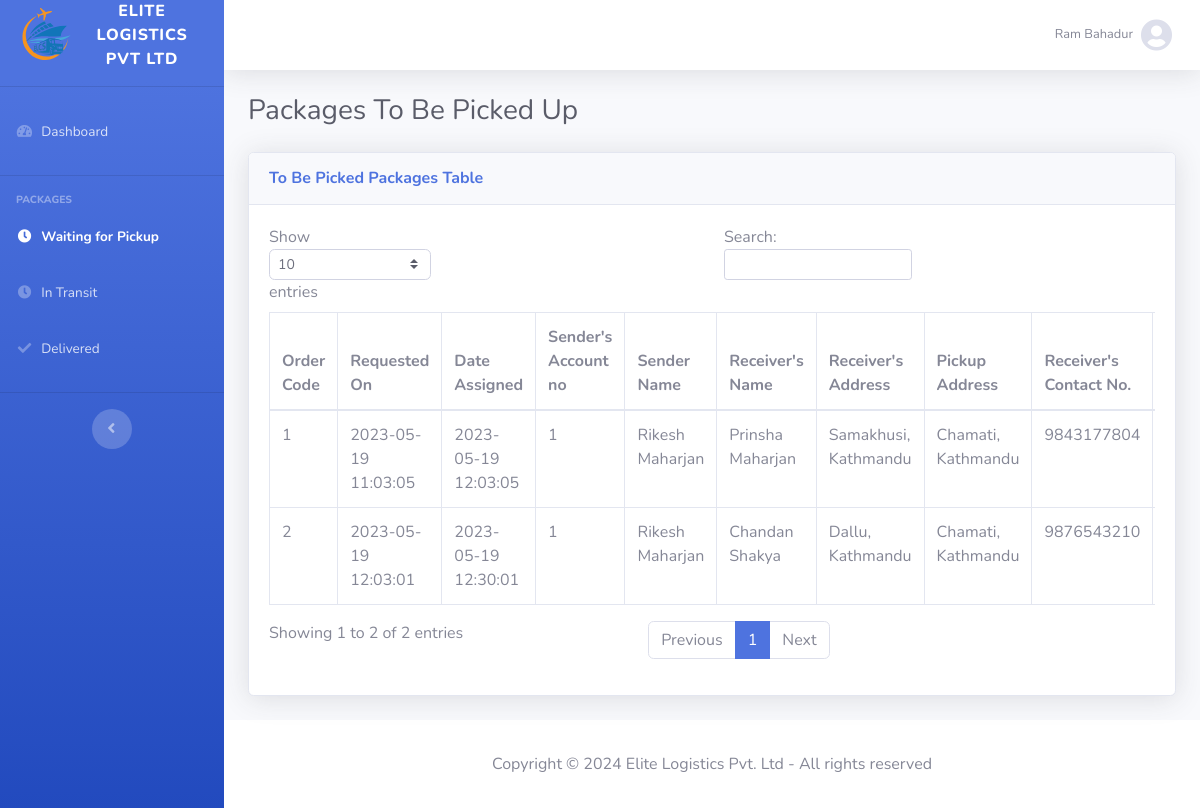
The page /delivery_personnel_pickup.php (signed in) on the database as committed earlier.
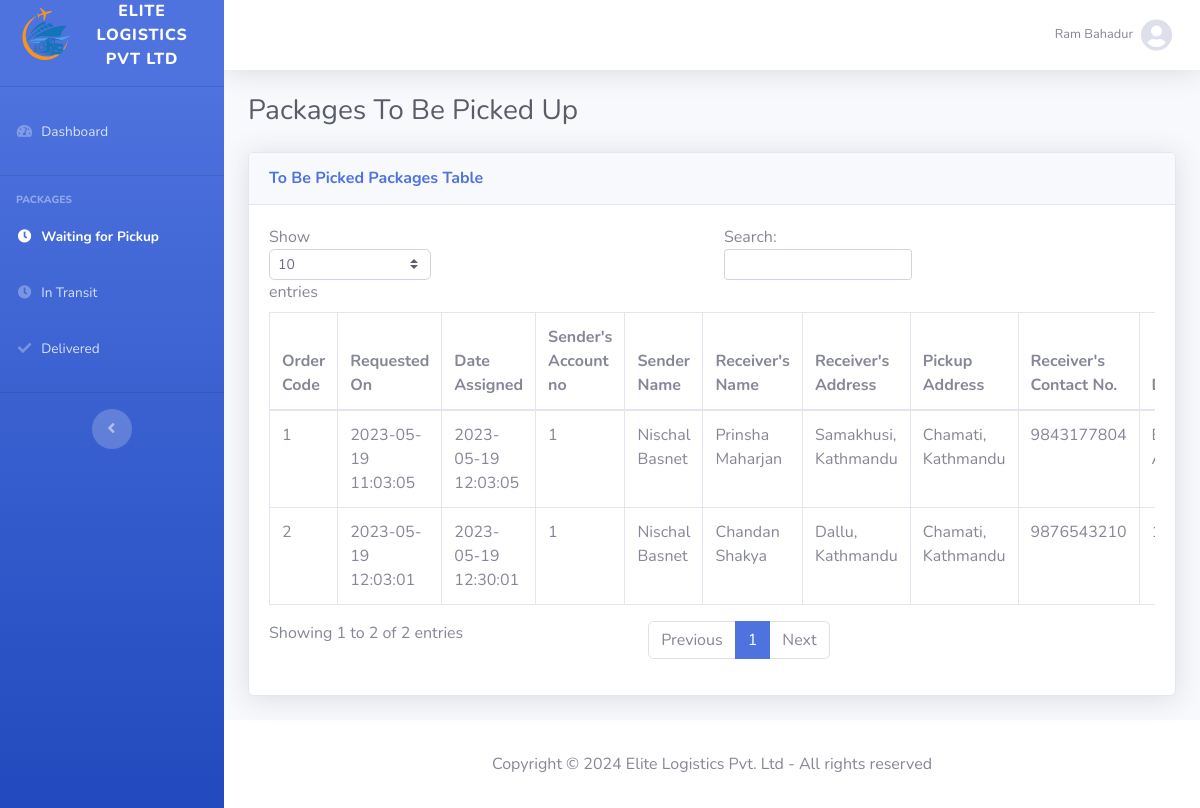
The same page on the database as committed later.
### tables this page shows
CREATE TABLE package_details (
  order_code INT PRIMARY KEY AUTO_INCREMENT,
  account_id INT,
  receiver_id INT,
  delivery_rider_id INT,
  date_received DATETIME,
  date_delivered DATETIME,
  delivery_status_id INT,
  description VARCHAR(255),
  remarks VARCHAR(255),
  created_on DATETIME NOT NULL,
  date_assigned DATETIME,
  INDEX idx_account_id (account_id),
  INDEX idx_receiver_id (receiver_id),
  INDEX idx_delivery_rider_id (delivery_rider_id),
  INDEX idx_delivery_status_id (delivery_status_id),
  FOREIGN KEY (account_id) REFERENCES account_details (account_id) ON DELETE CASCADE,
  FOREIGN KEY (receiver_id) REFERENCES receiver_details (receiver_id) ON DELETE CASCADE,
  FOREIGN KEY (delivery_rider_id) REFERENCES account_details (account_id) ON DELETE CASCADE,
  FOREIGN KEY (delivery_status_id) REFERENCES delivery_status (status_id) ON DELETE CASCADE
);

CREATE TABLE account_details (
  account_id INT PRIMARY KEY AUTO_INCREMENT,
  name VARCHAR(100) NOT NULL,
  email VARCHAR(100) NOT NULL,
  password VARCHAR(320) NOT NULL,
  phone_no VARCHAR(20) NOT NULL,
  type_id INT,
  created_on DATETIME NOT NULL,
  default_location VARCHAR(255) NOT NULL,
  INDEX idx_name (name),
  FOREIGN KEY (type_id) REFERENCES account_type (type_id) ON DELETE CASCADE
);

CREATE TABLE receiver_details (
  receiver_id INT PRIMARY KEY AUTO_INCREMENT,
  name VARCHAR(100) NOT NULL,
  phone_no VARCHAR(20) NOT NULL,
  INDEX idx_name (name)
);

CREATE TABLE address_details (
  address_id INT PRIMARY KEY AUTO_INCREMENT,
  order_code INT,
  address_type_id INT,
  address VARCHAR(255) NOT NULL,
  INDEX idx_order_code (order_code),
  INDEX idx_address_type_id (address_type_id),
  FOREIGN KEY (order_code) REFERENCES package_details (order_code) ON DELETE CASCADE,
  FOREIGN KEY (address_type_id) REFERENCES address_type (address_type_id) ON DELETE CASCADE
);

### delivery_personnel_pickup.php (called while the page is built, shortened)
<?php
include 'php/page_header.php';
include 'php/dashboard_main.php';
include 'php/page_footer.php';
?>

### php/delivery_personnel_pickup_content.php (the view, shortened to what this page needs)
<div class="card shadow mb-4">
    <div class="card-header py-3">
        <h6 class="m-0 font-weight-bold text-primary">To Be Picked Packages Table</h6>
    </div>
    <div class="card-body">
        <div class="table-responsive">
            <table class="table table-bordered" id="dataTable" width="100%" cellspacing="0">
                <thead>
                    <tr>
                        <th>Order Code</th>
                        <th>Requested On</th>
                        <th>Date Assigned</th>
                        <th>Sender's Account no</th>
                        <th>Sender Name</th>
                        <th>Receiver's Name</th>
                        <th>Receiver's Address</th>
                        <th>Pickup Address</th>
                        <th>Receiver's Contact No.</th>
                        <th>Description</th>
                    </tr>
                </thead>
                <tbody>
                    <?php
                    $accountId = $_SESSION['account_id'];
                    $sql = "SELECT
                                pd.order_code,
                                pd.created_on,
                                pd.date_assigned,
                                ad1.account_id as sender_id,
                                ad1.name as sender_name,
                                rd.name AS receiver_name,
                                ad.address AS receiver_address,
                                ad2.address AS pickup_address,
                                rd.phone_no AS receiver_phone,
                                pd.description,
                                pd.remarks
                            FROM
                                package_details pd
                            JOIN
                                account_details ad1 ON pd.account_id = ad1.account_id
                            JOIN
                                receiver_details rd ON pd.receiver_id = rd.receiver_id
                            JOIN
                                address_details ad ON pd.order_code = ad.order_code AND ad.address_type_id = 2
                            JOIN
                                address_details ad2 ON pd.order_code = ad2.order_code AND ad2.address_type_id = 1
                            JOIN
                                delivery_status ds ON pd.delivery_status_id = ds.status_id
                            WHERE
                                delivery_rider_id = :accountId
                                AND
                                delivery_status_id = 2";
                    $stmt = $pdo->prepare($sql);
                    $stmt->bindParam(':accountId', $accountId);
                    $stmt->execute();
                    $packageData = $stmt->fetchAll(PDO::FETCH_ASSOC);
                    foreach ($packageData as $package) {
                        echo '<tr>';
                        echo '<td>' . $package['order_code'] . '</td>';
                        echo '<td>' . $package['created_on'] . '</td>';
                        echo '<td>' . $package['date_assigned'] . '</td>';
                        echo '<td>' . $package['sender_id'] . '</td>';
                        echo '<td>' . $package['sender_name'] . '</td>';
                        echo '<td>' . $package['receiver_name'] . '</td>';
                        echo '<td>' . $package['receiver_address'] . '</td>';
                        echo '<td>' . $package['pickup_address'] . '</td>';
                        echo '<td>' . $package['receiver_phone'] . '</td>';
                        echo '<td>' . $package['description'] . '</td>';
                        echo '</tr>';
                    }
                    ?>
                </tbody>
            </table>
        </div>
    </div>
</div>

Rows that differ between the two databases and show on the page:
changed through a linked row, package_details "Prinsha Maharjan": account.name "Rikesh Maharjan" → "Nischal Basnet"
changed through a linked row, package_details "Chandan Shakya": account.name "Rikesh Maharjan" → "Nischal Basnet"
